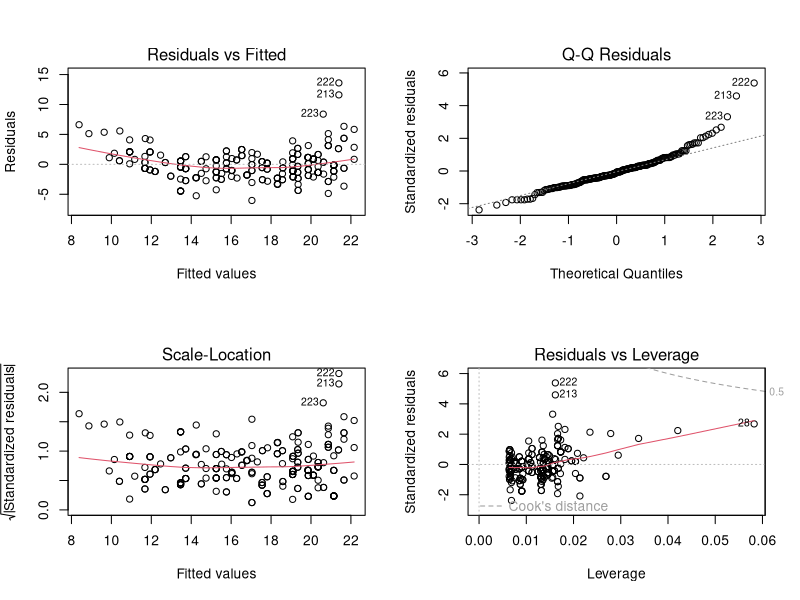
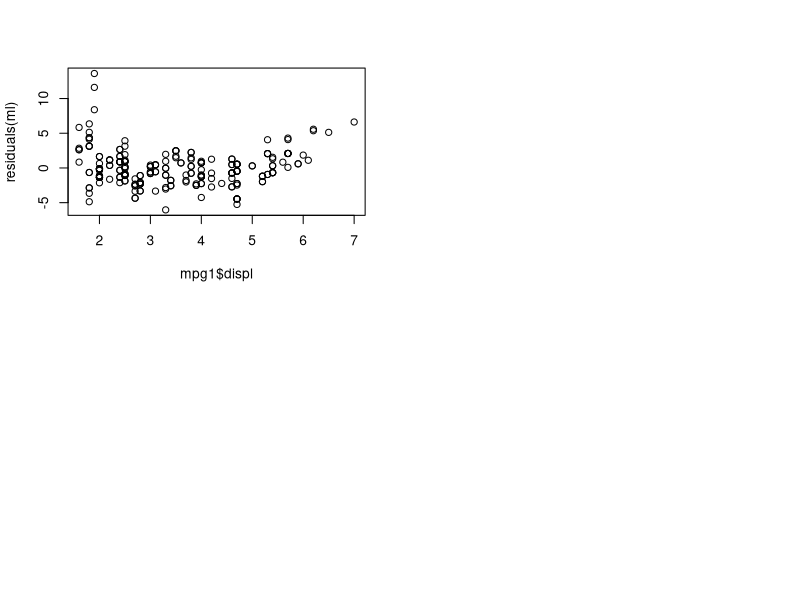

Recreate these plots in R, in order.
library("ggplot2")
mpg1 <- data.frame(mpg)
mpg1$trans <- factor(gsub("\\(.*\\)", "", mpg1$trans))

head(model.matrix(cty~trans+displ,mpg1))

ml <- lm(cty ~ trans + displ, data = mpg1)
ml
par(mfrow=c(2,2))
plot(ml) # residuals don't appear to be indep with zero mean and const variance

plot(mpg1$displ, residuals(ml)) # appears ast least quadratic

ml2 <- lm(cty~trans+displ+I(displ^2), data = mpg1)
summary(ml2)
# Not much evidence for trans, lets do an anova test for with+without:
ml3 <- lm(cty~displ+I(displ^2), data = mpg1)
anova(ml3,lm(cty~(trans+displ+I(displ^2))^2, data = mpg1))
# => no evidence for trans BUT:
summary(lm(cty~trans, mpg1))
# This implies very strong evidence so what has happened?